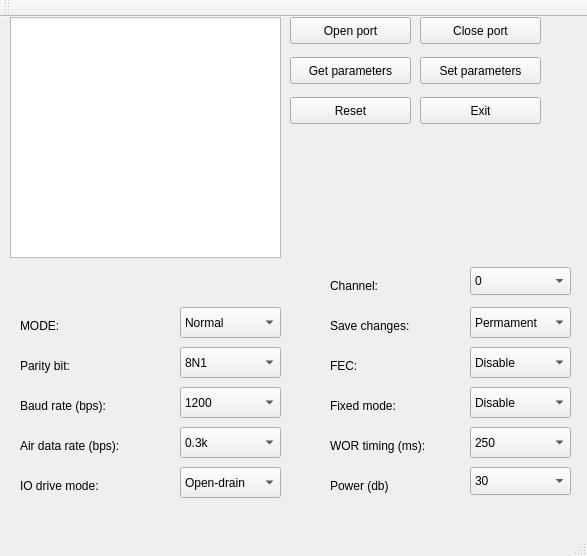
<?xml version="1.0" encoding="UTF-8"?>
<ui version="4.0">
 <class>MainWindow</class>
 <widget class="QMainWindow" name="MainWindow">
  <property name="geometry">
   <rect>
    <x>0</x>
    <y>0</y>
    <width>587</width>
    <height>556</height>
   </rect>
  </property>
  <property name="windowTitle">
   <string>MainWindow</string>
  </property>
  <widget class="QWidget" name="centralWidget">
   <widget class="QTextBrowser" name="paramBrowser">
    <property name="geometry">
     <rect>
      <x>10</x>
      <y>0</y>
      <width>271</width>
      <height>241</height>
     </rect>
    </property>
    <property name="styleSheet">
     <string notr="true"/>
    </property>
   </widget>
   <widget class="QPushButton" name="openBtn">
    <property name="geometry">
     <rect>
      <x>290</x>
      <y>0</y>
      <width>121</width>
      <height>27</height>
     </rect>
    </property>
    <property name="text">
     <string>Open port</string>
    </property>
   </widget>
   <widget class="QPushButton" name="closeBtn">
    <property name="geometry">
     <rect>
      <x>420</x>
      <y>0</y>
      <width>121</width>
      <height>27</height>
     </rect>
    </property>
    <property name="text">
     <string>Close port</string>
    </property>
   </widget>
   <widget class="QPushButton" name="getParamBtn">
    <property name="geometry">
     <rect>
      <x>290</x>
      <y>40</y>
      <width>121</width>
      <height>27</height>
     </rect>
    </property>
    <property name="text">
     <string>Get parameters</string>
    </property>
   </widget>
   <widget class="QPushButton" name="setParamBtn">
    <property name="geometry">
     <rect>
      <x>420</x>
      <y>40</y>
      <width>121</width>
      <height>27</height>
     </rect>
    </property>
    <property name="text">
     <string>Set parameters</string>
    </property>
   </widget>
   <widget class="QLabel" name="label">
    <property name="geometry">
     <rect>
      <x>20</x>
      <y>340</y>
      <width>131</width>
      <height>17</height>
     </rect>
    </property>
    <property name="text">
     <string>Parity bit:</string>
    </property>
   </widget>
   <widget class="QLabel" name="label_2">
    <property name="geometry">
     <rect>
      <x>20</x>
      <y>380</y>
      <width>131</width>
      <height>17</height>
     </rect>
    </property>
    <property name="text">
     <string>Baud rate (bps):</string>
    </property>
   </widget>
   <widget class="QLabel" name="label_3">
    <property name="geometry">
     <rect>
      <x>20</x>
      <y>420</y>
      <width>131</width>
      <height>17</height>
     </rect>
    </property>
    <property name="text">
     <string>Air data rate (bps):</string>
    </property>
   </widget>
   <widget class="QComboBox" name="parityBox">
    <property name="geometry">
     <rect>
      <x>180</x>
      <y>330</y>
      <width>101</width>
      <height>31</height>
     </rect>
    </property>
    <item>
     <property name="text">
      <string>8N1</string>
     </property>
    </item>
    <item>
     <property name="text">
      <string>8O1</string>
     </property>
    </item>
    <item>
     <property name="text">
      <string>8 E1</string>
     </property>
    </item>
   </widget>
   <widget class="QComboBox" name="baudBox">
    <property name="geometry">
     <rect>
      <x>180</x>
      <y>370</y>
      <width>101</width>
      <height>31</height>
     </rect>
    </property>
    <item>
     <property name="text">
      <string>1200</string>
     </property>
    </item>
    <item>
     <property name="text">
      <string>2400</string>
     </property>
    </item>
    <item>
     <property name="text">
      <string>4800</string>
     </property>
    </item>
    <item>
     <property name="text">
      <string>9600</string>
     </property>
    </item>
    <item>
     <property name="text">
      <string>19200</string>
     </property>
    </item>
    <item>
     <property name="text">
      <string>38400</string>
     </property>
    </item>
    <item>
     <property name="text">
      <string>57600</string>
     </property>
    </item>
    <item>
     <property name="text">
      <string>115200</string>
     </property>
    </item>
   </widget>
   <widget class="QComboBox" name="airBox">
    <property name="geometry">
     <rect>
      <x>180</x>
      <y>410</y>
      <width>101</width>
      <height>31</height>
     </rect>
    </property>
    <item>
     <property name="text">
      <string>0.3k</string>
     </property>
    </item>
    <item>
     <property name="text">
      <string>1.2k</string>
     </property>
    </item>
    <item>
     <property name="text">
      <string>2.4k</string>
     </property>
    </item>
    <item>
     <property name="text">
      <string>4.8k</string>
     </property>
    </item>
    <item>
     <property name="text">
      <string>9.6k</string>
     </property>
    </item>
    <item>
     <property name="text">
      <string>19.2k</string>
     </property>
    </item>
   </widget>
   <widget class="QPushButton" name="resetBtn">
    <property name="geometry">
     <rect>
      <x>290</x>
      <y>80</y>
      <width>121</width>
      <height>27</height>
     </rect>
    </property>
    <property name="text">
     <string>Reset</string>
    </property>
   </widget>
   <widget class="QPushButton" name="exitBtn">
    <property name="geometry">
     <rect>
      <x>420</x>
      <y>80</y>
      <width>121</width>
      <height>27</height>
     </rect>
    </property>
    <property name="text">
     <string>Exit</string>
    </property>
   </widget>
   <widget class="QLabel" name="label_4">
    <property name="geometry">
     <rect>
      <x>330</x>
      <y>340</y>
      <width>131</width>
      <height>17</height>
     </rect>
    </property>
    <property name="text">
     <string>FEC:</string>
    </property>
   </widget>
   <widget class="QLabel" name="label_5">
    <property name="geometry">
     <rect>
      <x>330</x>
      <y>380</y>
      <width>131</width>
      <height>17</height>
     </rect>
    </property>
    <property name="text">
     <string>Fixed mode:</string>
    </property>
   </widget>
   <widget class="QLabel" name="label_6">
    <property name="geometry">
     <rect>
      <x>330</x>
      <y>420</y>
      <width>131</width>
      <height>17</height>
     </rect>
    </property>
    <property name="text">
     <string>WOR timing (ms):</string>
    </property>
   </widget>
   <widget class="QComboBox" name="fecBox">
    <property name="geometry">
     <rect>
      <x>470</x>
      <y>330</y>
      <width>101</width>
      <height>31</height>
     </rect>
    </property>
    <item>
     <property name="text">
      <string>Disable</string>
     </property>
    </item>
    <item>
     <property name="text">
      <string>Enable</string>
     </property>
    </item>
   </widget>
   <widget class="QComboBox" name="fixedBox">
    <property name="geometry">
     <rect>
      <x>470</x>
      <y>370</y>
      <width>101</width>
      <height>31</height>
     </rect>
    </property>
    <item>
     <property name="text">
      <string>Disable</string>
     </property>
    </item>
    <item>
     <property name="text">
      <string>Enable</string>
     </property>
    </item>
   </widget>
   <widget class="QComboBox" name="worBox">
    <property name="geometry">
     <rect>
      <x>470</x>
      <y>410</y>
      <width>101</width>
      <height>31</height>
     </rect>
    </property>
    <item>
     <property name="text">
      <string>250</string>
     </property>
    </item>
    <item>
     <property name="text">
      <string>500</string>
     </property>
    </item>
    <item>
     <property name="text">
      <string>750</string>
     </property>
    </item>
    <item>
     <property name="text">
      <string>1000</string>
     </property>
    </item>
    <item>
     <property name="text">
      <string>1250</string>
     </property>
    </item>
    <item>
     <property name="text">
      <string>1500</string>
     </property>
    </item>
    <item>
     <property name="text">
      <string>1750</string>
     </property>
    </item>
    <item>
     <property name="text">
      <string>2000</string>
     </property>
    </item>
   </widget>
   <widget class="QLabel" name="label_8">
    <property name="geometry">
     <rect>
      <x>20</x>
      <y>460</y>
      <width>131</width>
      <height>17</height>
     </rect>
    </property>
    <property name="text">
     <string>IO drive mode:</string>
    </property>
   </widget>
   <widget class="QComboBox" name="ioBox">
    <property name="geometry">
     <rect>
      <x>180</x>
      <y>450</y>
      <width>101</width>
      <height>31</height>
     </rect>
    </property>
    <item>
     <property name="text">
      <string>Open-drain</string>
     </property>
    </item>
    <item>
     <property name="text">
      <string>Push-pull</string>
     </property>
    </item>
   </widget>
   <widget class="QComboBox" name="modeBox">
    <property name="geometry">
     <rect>
      <x>180</x>
      <y>290</y>
      <width>101</width>
      <height>31</height>
     </rect>
    </property>
    <item>
     <property name="text">
      <string>Normal</string>
     </property>
    </item>
    <item>
     <property name="text">
      <string>Wake-up</string>
     </property>
    </item>
    <item>
     <property name="text">
      <string>Power-saving</string>
     </property>
    </item>
    <item>
     <property name="text">
      <string>Sleep</string>
     </property>
    </item>
   </widget>
   <widget class="QLabel" name="label_7">
    <property name="geometry">
     <rect>
      <x>20</x>
      <y>300</y>
      <width>131</width>
      <height>17</height>
     </rect>
    </property>
    <property name="text">
     <string>MODE:</string>
    </property>
   </widget>
   <widget class="QLabel" name="label_9">
    <property name="geometry">
     <rect>
      <x>330</x>
      <y>300</y>
      <width>131</width>
      <height>17</height>
     </rect>
    </property>
    <property name="text">
     <string>Save changes:</string>
    </property>
   </widget>
   <widget class="QComboBox" name="saveBox">
    <property name="geometry">
     <rect>
      <x>470</x>
      <y>290</y>
      <width>101</width>
      <height>31</height>
     </rect>
    </property>
    <item>
     <property name="text">
      <string>Permament</string>
     </property>
    </item>
    <item>
     <property name="text">
      <string>Temporally</string>
     </property>
    </item>
   </widget>
   <widget class="QComboBox" name="powerBox">
    <property name="geometry">
     <rect>
      <x>470</x>
      <y>450</y>
      <width>101</width>
      <height>28</height>
     </rect>
    </property>
    <item>
     <property name="text">
      <string>30</string>
     </property>
    </item>
    <item>
     <property name="text">
      <string>27</string>
     </property>
    </item>
    <item>
     <property name="text">
      <string>24</string>
     </property>
    </item>
    <item>
     <property name="text">
      <string>21</string>
     </property>
    </item>
   </widget>
   <widget class="QComboBox" name="channelBox">
    <property name="geometry">
     <rect>
      <x>470</x>
      <y>250</y>
      <width>101</width>
      <height>28</height>
     </rect>
    </property>
    <item>
     <property name="text">
      <string>0</string>
     </property>
    </item>
    <item>
     <property name="text">
      <string>1</string>
     </property>
    </item>
    <item>
     <property name="text">
      <string>2</string>
     </property>
    </item>
    <item>
     <property name="text">
      <string>3</string>
     </property>
    </item>
    <item>
     <property name="text">
      <string>4</string>
     </property>
    </item>
    <item>
     <property name="text">
      <string>5</string>
     </property>
    </item>
    <item>
     <property name="text">
      <string>6</string>
     </property>
    </item>
    <item>
     <property name="text">
      <string>7</string>
     </property>
    </item>
    <item>
     <property name="text">
      <string>8</string>
     </property>
    </item>
    <item>
     <property name="text">
      <string>9</string>
     </property>
    </item>
    <item>
     <property name="text">
      <string>10</string>
     </property>
    </item>
    <item>
     <property name="text">
      <string>11</string>
     </property>
    </item>
    <item>
     <property name="text">
      <string>12</string>
     </property>
    </item>
    <item>
     <property name="text">
      <string>13</string>
     </property>
    </item>
    <item>
     <property name="text">
      <string>14</string>
     </property>
    </item>
    <item>
     <property name="text">
      <string>15</string>
     </property>
    </item>
    <item>
     <property name="text">
      <string>16</string>
     </property>
    </item>
   </widget>
   <widget class="QLabel" name="label_10">
    <property name="geometry">
     <rect>
      <x>330</x>
      <y>260</y>
      <width>131</width>
      <height>17</height>
     </rect>
    </property>
    <property name="text">
     <string>Channel:</string>
    </property>
   </widget>
   <widget class="QLabel" name="label_11">
    <property name="geometry">
     <rect>
      <x>330</x>
      <y>460</y>
      <width>131</width>
      <height>17</height>
     </rect>
    </property>
    <property name="text">
     <string>Power (db)</string>
    </property>
   </widget>
  </widget>
  <widget class="QMenuBar" name="menuBar">
   <property name="geometry">
    <rect>
     <x>0</x>
     <y>0</y>
     <width>587</width>
     <height>25</height>
    </rect>
   </property>
  </widget>
  <widget class="QToolBar" name="mainToolBar">
   <attribute name="toolBarArea">
    <enum>TopToolBarArea</enum>
   </attribute>
   <attribute name="toolBarBreak">
    <bool>false</bool>
   </attribute>
  </widget>
  <widget class="QStatusBar" name="statusBar"/>
 </widget>
 <layoutdefault spacing="6" margin="11"/>
 <resources/>
 <connections/>
</ui>
